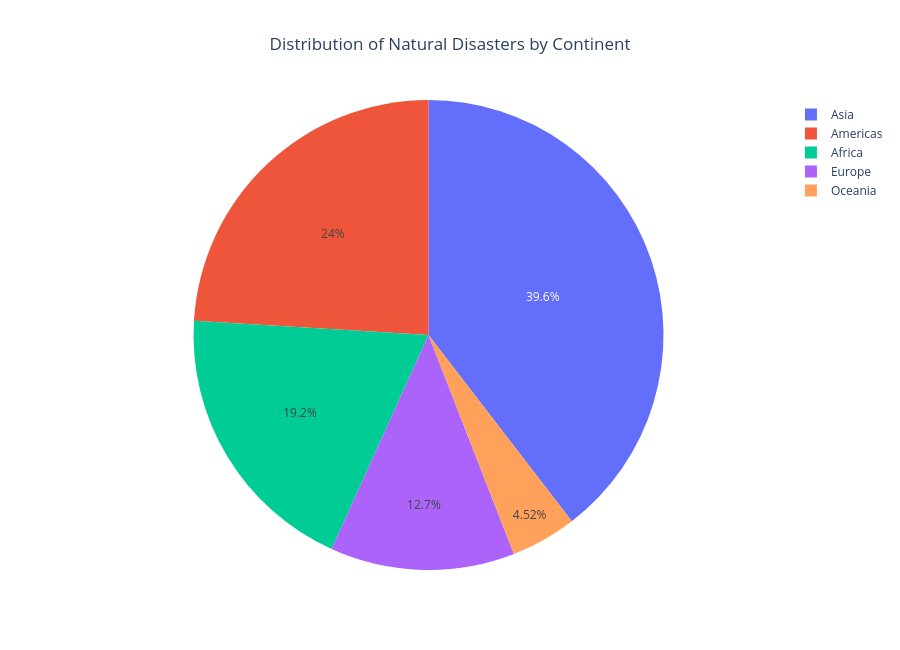

Notebook source saved alongside this figure:
### Code cell
#Visualization 3: Disasters by Continent

continent = (
    df["Continent"]
      .value_counts()
      .reset_index()
)

continent.columns = [
    "Continent",
    "Count"
]

fig = px.pie(
    continent,
    values="Count",
    names="Continent",
    title="Distribution of Natural Disasters by Continent"
)

fig.update_layout(
    template="plotly_white",
    title_x=0.5,
    height=650
)

fig.show()

### Figure 1 — Plotly figure (JSON) as saved in the notebook; plotly's stock layout.template omitted (floating-point values rounded to 4 significant figures)
{"data": [{"domain": {"x": [0, 1], "y": [0, 1]}, "hovertemplate": "Continent=%{label}<br>Count=%{value}<extra></extra>", "labels": ["Asia", "Americas", "Africa", "Europe", "Oceania"], "legendgroup": "", "name": "", "showlegend": true, "type": "pie", "values": [5793, 3519, 2812, 1858, 662]}], "layout": {"height": 650, "legend": {"tracegroupgap": 0}, "title": {"text": "Distribution of Natural Disasters by Continent", "x": 0.5}}}
